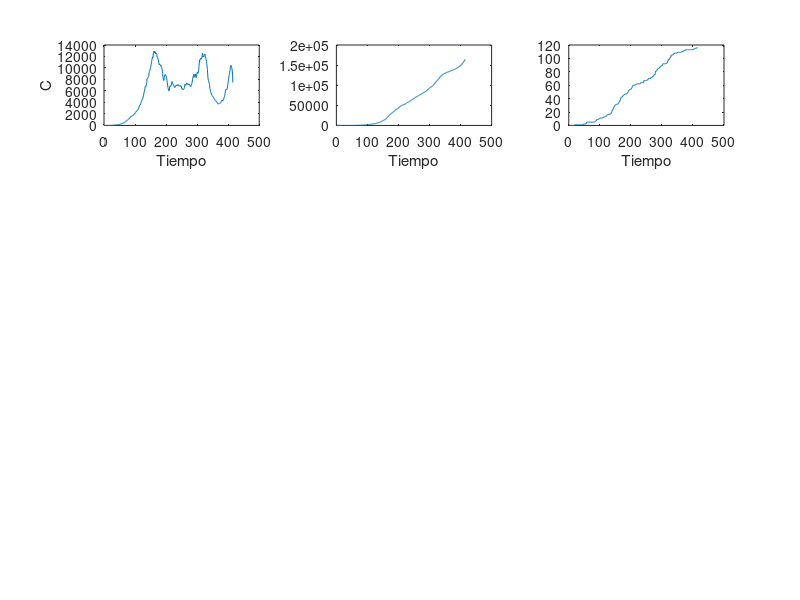

Reproduce this figure in MATLAB. (Note: this script raises an error after producing the figure.)
addpath(genpath(pwd));
load('G1.mat')
d = length(Casos);
len = 3;
ydata = zeros(len*3,d);
j = 1;
close all
figure
title("Datos reales")
Grupos = ["Children","Teenagers","Adults","Elders"];
for i = 1:4
    load(strcat('G', int2str(i), '.mat'));
    ydata(3*(i-1)+1,:) = Casos - Muertos - Recuperados;
    ydata(3*(i-1)+2,:) = Muertos; 
    ydata(3*(i-1)+3,:) = Recuperados; 

    subplot(4, 3, 3*(i-1)+1)
    plot(ydata(3*(i-1)+1,:))
    ylabel(Grupos(i))
    xlabel("Tiempo")
    subplot(4, 3, 3*(i-1)+2)
    plot(ydata(3*(i-1)+2,:))
    xlabel("Tiempo")
    subplot(4, 3, 3*(i-1)+3)
    plot(ydata(3*(i-1)+3,:))
    xlabel("Tiempo")
end

VarNames={'N_0','E^2_0','P_0','J_1','J_{L}','D','R_j','RJ_L'};

OutNames={'S_f','S_q','E_f','E_q','L_f','L_q','H_f','H_q','J','D',...
        'R','T','RJH','RJL','RJ','Tot','JH','JL','J_{~P}','J_{P}'};

ParNames={'\beta_L','\beta_T', '\beta_P', '\phi_{EP}',...
            '\lambda_{fq}', '\vartheta_E','\gamma_L', 'k_L',...
            'k_P', '\phi_T','\lambda_{qf}', '\psi_e', '\phi_{PH}',...
            '\delta','m','\eta_L', '\vartheta_P','\gamma_H', 'z',...
            '\phi_{PL}','\eta_\vartheta','nons','a_L','b_L',...
            'a_\mu','b_\mu','\mu','a_H','b_H','\nu','time'};

FullNames = [VarNames,ParNames];
  
model = 'ChimeraModel';

Range1 = [
    50372424 50372424;      % N_0
    0 2000;                 % E^2_0
    0 400;                  % P_0
    ydata(1,1) ydata(1,1);  % J_1
    0 0;                    % J_L
    ydata(2,1) ydata(2,1);  % D
    ydata(3,1) ydata(3,1);  % R_j
    0 0;                    % RJ_L
    ];

Range2=[
    0.7 0.9;    % beta_L
    0   1;      % beta_T          
    0.2 0.6;    % beta_P
    0	8;      % phi_{EP}
    0	1;      % lambda_{fq}
    0	1;      % vartheta_E
    0   1;      % gamma_L
    1   10;     % k_L
    1   1;      % k_P
    1	8;      % phi_T
    0	1;      % lambda_{qf}
    0	0;      % psi_e
    0	3;      % phi_{PH}
    0   0.15;   % delta
    0   0;      % Migration input
    0   1;      % eta_L
    0   1;      % vartheta_P
    0   1;      % gamma_H 
    0   30;     % z 
    0   3;      % phi_{PL}
    0   1;      % eta_vartheta
    0   0;      % nons
    1   15;     % a_L
    1   15;     % b_L
    1   15;     % a_mu
    1   15;     % b_mu
    0   1;      % mu
    1   15;     % a_H
    1   15;     % b_H
    0  500;     % nu
    41  41      % m
    ];

RangeT = [Range1; Range2];

nfac = size(RangeT,1);
bouts = [9,10,15];
outs = repmat(bouts, 1, 4);

for i = 1:length(outs)/3
    for j = 1:3
        outs((i - 1)*3 + j) = outs((i - 1)*3 + j) + ((i - 1)*20);
    end
end

RangeT = repmat(RangeT, 4, 1);

RangeT(1,:) = [7863825 7863825];
RangeT(1 + nfac,:) = [12439346 12439346];
RangeT(1 + nfac*2,:) = [25409667 25409667];
RangeT(1 + nfac*3,:) = [4662286 4662286];

%casos identificados, recuperados y fallecidos para cada grupo etario 
% Ninos
RangeT(4+nfac*0,:)=[ydata(1+len*0,1) ydata(1+len*0,1)];
RangeT(6+nfac*0,:)=[ydata(2+len*0,1) ydata(2+len*0,1)];
RangeT(7+nfac*0,:)=[ydata(3+len*0,1) ydata(3+len*0,1)];

% Jovenes
RangeT(4+nfac*1,:)=[ydata(1+len*1,1) ydata(1+len*1,1)];
RangeT(6+nfac*1,:)=[ydata(2+len*1,1) ydata(2+len*1,1)];
RangeT(7+nfac*1,:)=[ydata(3+len*1,1) ydata(3+len*1,1)];

% Adultos
RangeT(4+nfac*2,:)=[ydata(1+len*2,1) ydata(1+len*2,1)];
RangeT(6+nfac*2,:)=[ydata(2+len*2,1) ydata(2+len*2,1)];
RangeT(7+nfac*2,:)=[ydata(3+len*2,1) ydata(3+len*2,1)];

% Mayores
RangeT(4+nfac*3,:)=[ydata(1+len*3,1) ydata(1+len*3,1)];
RangeT(6+nfac*3,:)=[ydata(2+len*3,1) ydata(2+len*3,1)];
RangeT(7+nfac*3,:)=[ydata(3+len*3,1) ydata(3+len*3,1)];

domain=[0 d-1];
extra = struct();
extra.nmodels = 4;
extra.action = 1;

%Definir los nombres de variables y parametros
N = length(Grupos);


out_names_tot=[];
full_names_tot=[];

for i=1:N
    full_names_tot = [full_names_tot append(Grupos(i),' ',VarNames) append(Grupos(i),' ',ParNames)];
    out_names_tot = [out_names_tot append(Grupos(i),' ',OutNames)];
end


full_names_tot = cellstr(full_names_tot(:))';
out_names_tot = cellstr(out_names_tot(:))';

[T,~] = gsua_dataprep(model,RangeT,'domain',domain,'opt',extra,'out_names',...
    out_names_tot,'names',full_names_tot);

T.Properties.CustomProperties.output = outs;
xdata = 0:d - 1;
Solver = 'fmincon';
% Opt = optimoptions('fmincon','UseParallel',true,'MaxFunctionEvaluations',300000, ...
%     'MaxIterations', 10000, 'Display','iter');

Opt = optimoptions('fmincon','UseParallel',true,'MaxFunctionEvaluations',3000, ...
    'MaxIterations', 100, 'Display','iter');

% p = parpool(str2double(getenv('SLURM_NTASKS')));

[T_est, res] = gsua_pe(T,xdata,ydata,'solver',Solver,'N',1,'opt',Opt,'save',false);

Param_est = T_est.Estfmincon;

save('Estimacion', 'Param_est', 'ydata', 'xdata', 'res')
movefile('Estimacion.mat', 'Results/ChimeraEstimations.mat');
% est = load('Estimacion.mat');

figure
gsua_eval(Param_est, T, 1:length(ydata), ydata);
